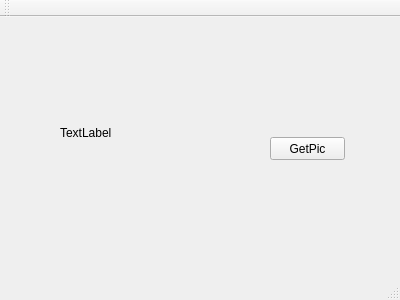
<?xml version="1.0" encoding="UTF-8"?>
<ui version="4.0">
 <class>MainWindow</class>
 <widget class="QMainWindow" name="MainWindow">
  <property name="geometry">
   <rect>
    <x>0</x>
    <y>0</y>
    <width>400</width>
    <height>300</height>
   </rect>
  </property>
  <property name="windowTitle">
   <string>MainWindow</string>
  </property>
  <widget class="QWidget" name="centralWidget">
   <widget class="QPushButton" name="getClipboardBitmap">
    <property name="geometry">
     <rect>
      <x>270</x>
      <y>120</y>
      <width>75</width>
      <height>23</height>
     </rect>
    </property>
    <property name="text">
     <string>GetPic</string>
    </property>
   </widget>
   <widget class="QLabel" name="label">
    <property name="geometry">
     <rect>
      <x>60</x>
      <y>110</y>
      <width>54</width>
      <height>12</height>
     </rect>
    </property>
    <property name="text">
     <string>TextLabel</string>
    </property>
   </widget>
  </widget>
  <widget class="QMenuBar" name="menuBar">
   <property name="geometry">
    <rect>
     <x>0</x>
     <y>0</y>
     <width>400</width>
     <height>23</height>
    </rect>
   </property>
  </widget>
  <widget class="QToolBar" name="mainToolBar">
   <attribute name="toolBarArea">
    <enum>TopToolBarArea</enum>
   </attribute>
   <attribute name="toolBarBreak">
    <bool>false</bool>
   </attribute>
  </widget>
  <widget class="QStatusBar" name="statusBar"/>
 </widget>
 <layoutdefault spacing="6" margin="11"/>
 <resources/>
 <connections/>
</ui>
